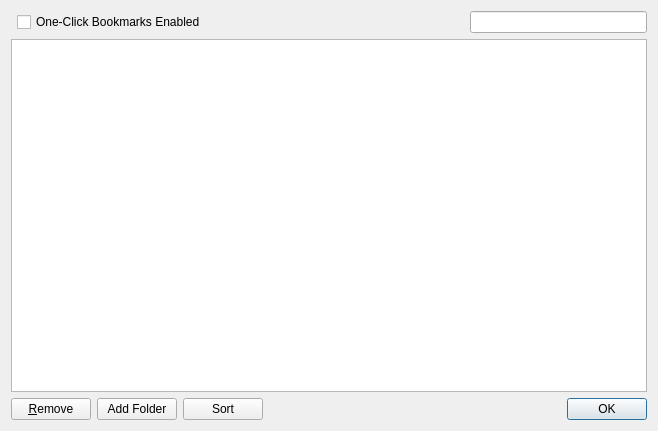
<ui version="4.0" >
 <class>BookmarksDialog</class>
 <widget class="QDialog" name="BookmarksDialog" >
  <property name="geometry" >
   <rect>
    <x>0</x>
    <y>0</y>
    <width>658</width>
    <height>431</height>
   </rect>
  </property>
  <property name="windowTitle" >
   <string>Bookmarks</string>
  </property>
  <layout class="QGridLayout" name="gridLayout" >
   <item row="0" column="3" >
    <widget class="SearchLineEdit" name="search" />
   </item>
   <item row="1" column="0" colspan="4" >
    <widget class="EditTreeView" name="tree" />
   </item>
   <item row="2" column="0" colspan="4" >
    <layout class="QHBoxLayout" >
     <item>
      <widget class="QPushButton" name="removeButton" >
       <property name="text" >
        <string>&amp;Remove</string>
       </property>
      </widget>
     </item>
     <item>
      <widget class="QPushButton" name="addFolderButton" >
       <property name="text" >
        <string>Add Folder</string>
       </property>
      </widget>
     </item>
     <item>
      <widget class="QPushButton" name="buttonSort" >
       <property name="text" >
        <string>Sort</string>
       </property>
      </widget>
     </item>
     <item>
      <spacer>
       <property name="orientation" >
        <enum>Qt::Horizontal</enum>
       </property>
       <property name="sizeHint" stdset="0" >
        <size>
         <width>40</width>
         <height>20</height>
        </size>
       </property>
      </spacer>
     </item>
     <item>
      <widget class="QDialogButtonBox" name="buttonBox" >
       <property name="standardButtons" >
        <set>QDialogButtonBox::Ok</set>
       </property>
      </widget>
     </item>
    </layout>
   </item>
   <item row="0" column="1" >
    <widget class="QCheckBox" name="checkOneClickEnabled" >
     <property name="text" >
      <string>One-Click Bookmarks Enabled</string>
     </property>
    </widget>
   </item>
   <item row="0" column="2" >
    <spacer>
     <property name="orientation" >
      <enum>Qt::Horizontal</enum>
     </property>
     <property name="sizeHint" stdset="0" >
      <size>
       <width>252</width>
       <height>20</height>
      </size>
     </property>
    </spacer>
   </item>
  </layout>
 </widget>
 <customwidgets>
  <customwidget>
   <class>SearchLineEdit</class>
   <extends>QLineEdit</extends>
   <header>searchlineedit.h</header>
  </customwidget>
  <customwidget>
   <class>EditTreeView</class>
   <extends>QTreeView</extends>
   <header>edittreeview.h</header>
  </customwidget>
 </customwidgets>
 <resources/>
 <connections>
  <connection>
   <sender>buttonBox</sender>
   <signal>accepted()</signal>
   <receiver>BookmarksDialog</receiver>
   <slot>accept()</slot>
   <hints>
    <hint type="sourcelabel" >
     <x>472</x>
     <y>329</y>
    </hint>
    <hint type="destinationlabel" >
     <x>461</x>
     <y>356</y>
    </hint>
   </hints>
  </connection>
 </connections>
</ui>
